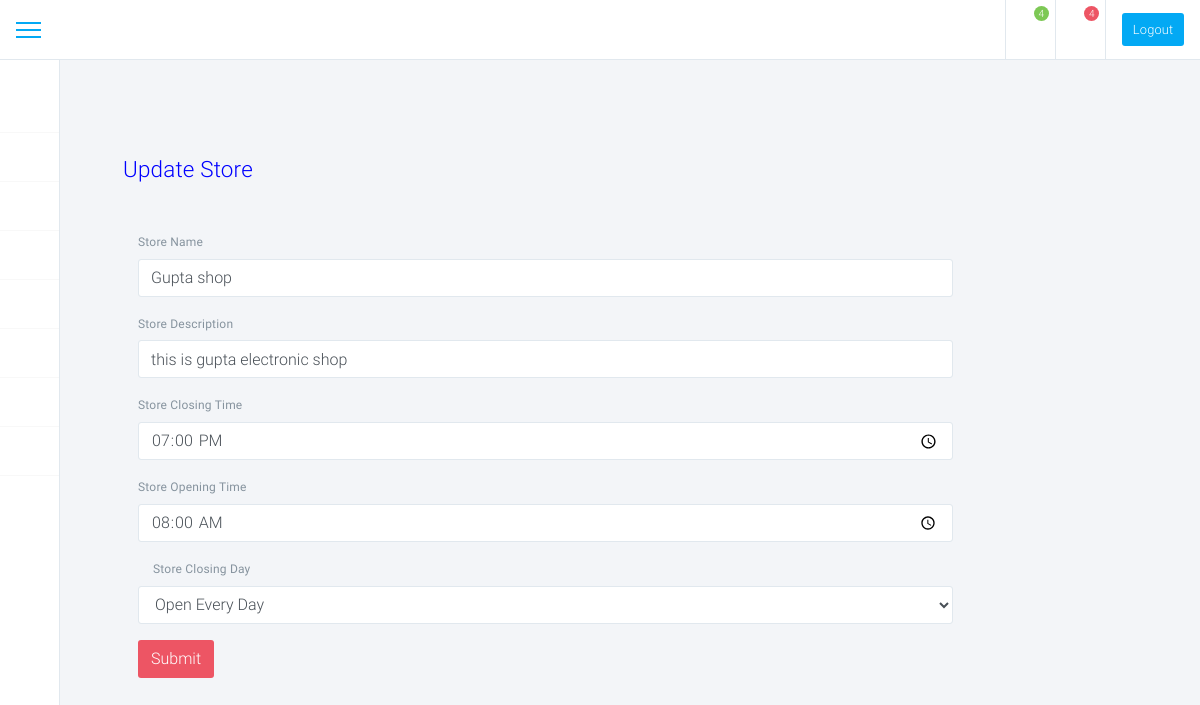
The page /store_update/ (signed in) on the database its author committed.
### app/models.py (models this page shows)
class Vendor_Store_detail(models.Model):
    vendor = models.OneToOneField(Vendor_registration,on_delete=models.CASCADE,null=True)
    user = models.OneToOneField(User,on_delete=models.CASCADE,null=True)
    store_name = models.CharField(max_length=200)
    store_address = models.CharField(max_length=200,null=True)
    store_zipcode = models.CharField(max_length=20,null=True)
    store_latitude = models.CharField(max_length=200,null=True)
    store_longitude = models.CharField(max_length=200,null=True)
    store_description = models.TextField()
    store_registration_number = models.CharField(max_length=100,null=True)
    store_category = models.CharField(max_length=200)
    store_logo = models.ImageField(upload_to='store_logo')
    store_banner = models.ImageField(upload_to='store_banner')
    store_image = models.ImageField(upload_to='store_image')
    store_closing_day = models.CharField(max_length=200)
    store_closing_time = models.CharField(max_length=20)
    store_opening_time = models.CharField(max_length=20)
    store_created_at = models.DateTimeField(auto_now_add=True)
    store_update_at = models.DateTimeField(auto_now_add=True)

### app/views.py (the view, shortened to what this page needs)
# urls.py: path('store_update/',views.store_update,name='store_update'),
def store_update(request):
    if request.user.is_authenticated:
        user_inst = User.objects.get(username=request.user.username)
        store_featch = Vendor_Store_detail.objects.get(user=user_inst)
        return render(request, 'store_update.html', {'store': store_featch})
    else:
        return redirect('/login')

### app/models.py (called while the page is built)
    def __str__(self):
        return self.name

### app/views.py (called while the page is built)
def base(request):
    search = Category.objects.all()
    print(search)
    return {'cat':search}

def cart_count_show(request):
    if request.user.is_authenticated:
        cart_count = UserCart.objects.filter(user=request.user)
        cart = cart_count.count()
        print(cart)
        return {'cart_count':cart}
    else:
        cart_count = UserCart.objects.all()
        return {'cart_count': cart_count}

### app/templates/store_update.html (shortened to what this page needs)
{% extends 'vendor_dashboard.html' %}
{% load static %}
{% block body %}
<div class="page has-sidebar-left height-full">
    <div class="container-fluid relative animatedParent animateOnce p-lg-5">
<div class="container">
    <div class="mt-5 my-5"><h3 style="color:blue;">Update Store</h3></div>
<form class="form-horizontal" action="" method="post" enctype="multipart/form-data">
                       <div class="form-group">
                           <label for="inputName" class="col-sm-2 control-label">Store Name</label>
                           <div class="col-sm-10">
                               <input class="form-control" id="inputName" value="{{store.store_name}}" name="store_name" placeholder="First Name.." type="text">
                           </div>
                       </div>
                       <div class="form-group">
                           <label for="inputEmail" class="col-sm-2 control-label">Store Description</label>
                           <div class="col-sm-10">
                               <input class="form-control" id="inputEmail" value="{{store.store_description}}" name="store_description" placeholder="Last Name.." type="text">
                           </div>
                       </div>
                       <div class="form-group">
                           <label  class="col-sm-2 control-label">Store Closing Time</label>
                           <div class="col-sm-10">
                               <input type="time" class="form-control"  name="store_closing_time" value="{{store.store_closing_time}}"/>
                           </div>
                       </div>
                       <div class="form-group">
                           <label class="col-sm-2 control-label">Store Opening Time</label>
                           <div class="col-sm-10">
                               <input type="time" class="form-control"  name="store_opening_time"  value="{{store.store_opening_time}}"/>
                           </div>
                       </div>
                       <div class="form-group">
                           <div class="col-sm-10">
                           <label  class="col-sm-2 control-label">Store Closing Day</label>
                                            <select class="form-control" name="store_closing_day">
                                                <option class="hidden"  selected >Open Every Day</option>
                                            </select>
                           </div>
                       </div>
                       <div class="form-group">
                           <div class="col-sm-offset-2 col-sm-10">
                               <button type="submit" class="btn btn-danger">Submit</button>
                           </div>
                       </div>
                   </form>
</div>
    </div>
</div>
{% endblock %}

### rows shown on the page
Vendor_Store_detail: store_name "Gupta shop", store_description "this is gupta electronic shop", store_closing_time "19:00", store_opening_time "08:00"
